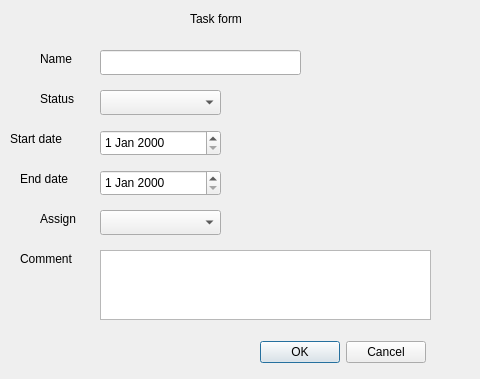
<?xml version="1.0" encoding="UTF-8"?>
<ui version="4.0">
 <class>TaskForm</class>
 <widget class="QWidget" name="TaskForm">
  <property name="geometry">
   <rect>
    <x>0</x>
    <y>0</y>
    <width>480</width>
    <height>379</height>
   </rect>
  </property>
  <property name="windowTitle">
   <string>Form</string>
  </property>
  <widget class="QLabel" name="label">
   <property name="geometry">
    <rect>
     <x>190</x>
     <y>10</y>
     <width>67</width>
     <height>17</height>
    </rect>
   </property>
   <property name="text">
    <string>Task form</string>
   </property>
  </widget>
  <widget class="QLabel" name="label_2">
   <property name="geometry">
    <rect>
     <x>40</x>
     <y>50</y>
     <width>67</width>
     <height>17</height>
    </rect>
   </property>
   <property name="text">
    <string>Name</string>
   </property>
  </widget>
  <widget class="QLineEdit" name="lineEdit">
   <property name="geometry">
    <rect>
     <x>100</x>
     <y>50</y>
     <width>201</width>
     <height>25</height>
    </rect>
   </property>
  </widget>
  <widget class="QLabel" name="label_3">
   <property name="geometry">
    <rect>
     <x>40</x>
     <y>90</y>
     <width>67</width>
     <height>17</height>
    </rect>
   </property>
   <property name="text">
    <string>Status</string>
   </property>
  </widget>
  <widget class="QComboBox" name="comboBox">
   <property name="geometry">
    <rect>
     <x>100</x>
     <y>90</y>
     <width>121</width>
     <height>25</height>
    </rect>
   </property>
  </widget>
  <widget class="QLabel" name="label_4">
   <property name="geometry">
    <rect>
     <x>10</x>
     <y>130</y>
     <width>71</width>
     <height>17</height>
    </rect>
   </property>
   <property name="text">
    <string>Start date</string>
   </property>
  </widget>
  <widget class="QDateEdit" name="dateEdit">
   <property name="geometry">
    <rect>
     <x>100</x>
     <y>130</y>
     <width>121</width>
     <height>26</height>
    </rect>
   </property>
  </widget>
  <widget class="QLabel" name="label_5">
   <property name="geometry">
    <rect>
     <x>20</x>
     <y>170</y>
     <width>71</width>
     <height>17</height>
    </rect>
   </property>
   <property name="text">
    <string>End date</string>
   </property>
  </widget>
  <widget class="QDateEdit" name="dateEdit_2">
   <property name="geometry">
    <rect>
     <x>100</x>
     <y>170</y>
     <width>121</width>
     <height>26</height>
    </rect>
   </property>
  </widget>
  <widget class="QLabel" name="label_6">
   <property name="geometry">
    <rect>
     <x>40</x>
     <y>210</y>
     <width>67</width>
     <height>17</height>
    </rect>
   </property>
   <property name="text">
    <string>Assign</string>
   </property>
  </widget>
  <widget class="QComboBox" name="comboBox_2">
   <property name="geometry">
    <rect>
     <x>100</x>
     <y>210</y>
     <width>121</width>
     <height>25</height>
    </rect>
   </property>
  </widget>
  <widget class="QTextEdit" name="textEdit">
   <property name="geometry">
    <rect>
     <x>100</x>
     <y>250</y>
     <width>331</width>
     <height>70</height>
    </rect>
   </property>
  </widget>
  <widget class="QLabel" name="label_7">
   <property name="geometry">
    <rect>
     <x>20</x>
     <y>250</y>
     <width>67</width>
     <height>17</height>
    </rect>
   </property>
   <property name="text">
    <string>Comment</string>
   </property>
  </widget>
  <widget class="QDialogButtonBox" name="buttonBox">
   <property name="geometry">
    <rect>
     <x>260</x>
     <y>340</y>
     <width>166</width>
     <height>25</height>
    </rect>
   </property>
   <property name="standardButtons">
    <set>QDialogButtonBox::Cancel|QDialogButtonBox::Ok</set>
   </property>
  </widget>
 </widget>
 <resources/>
 <connections/>
</ui>
